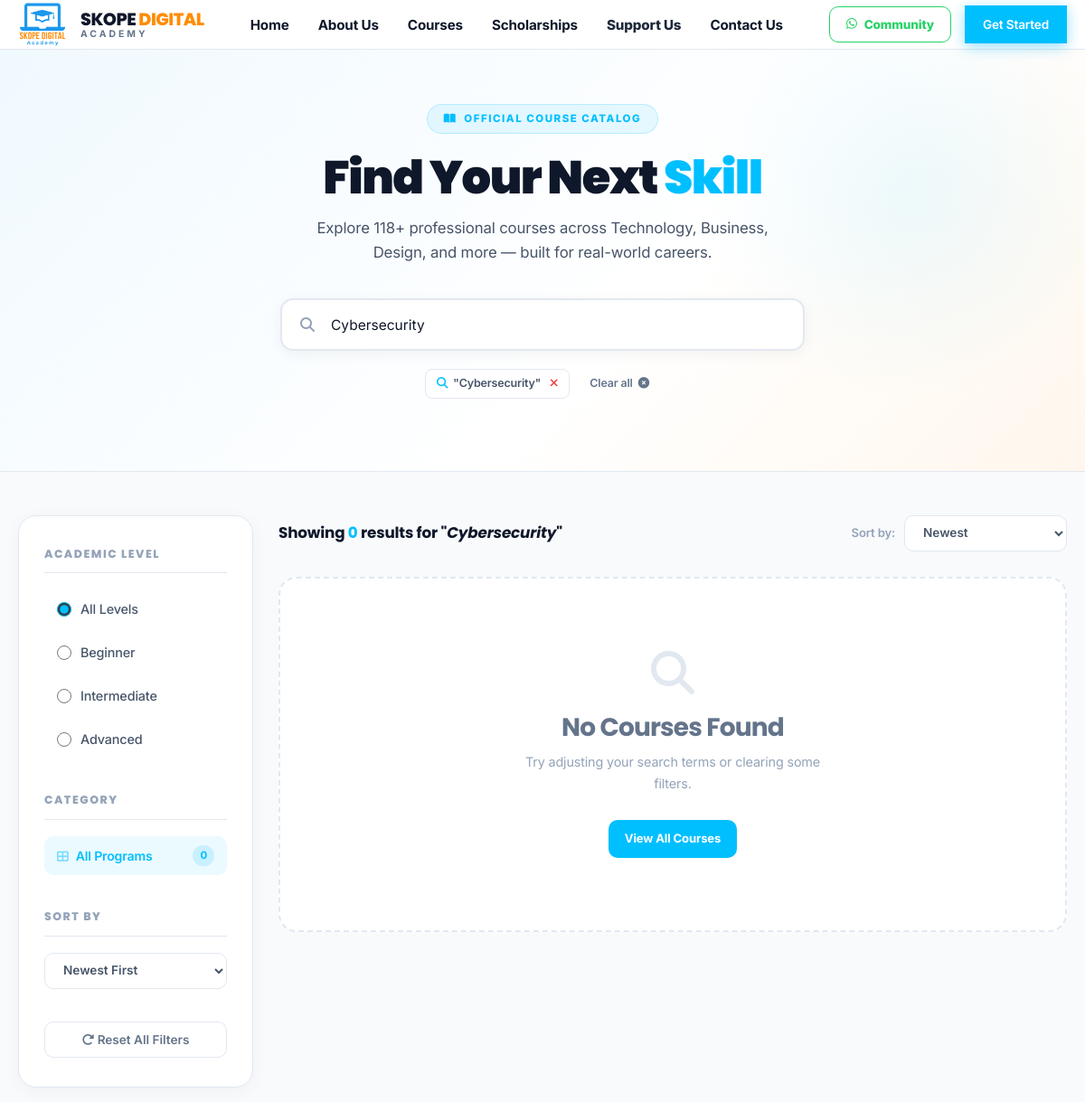
The page /courses.php?search=Cybersecurity (upper part) on the database as committed earlier.
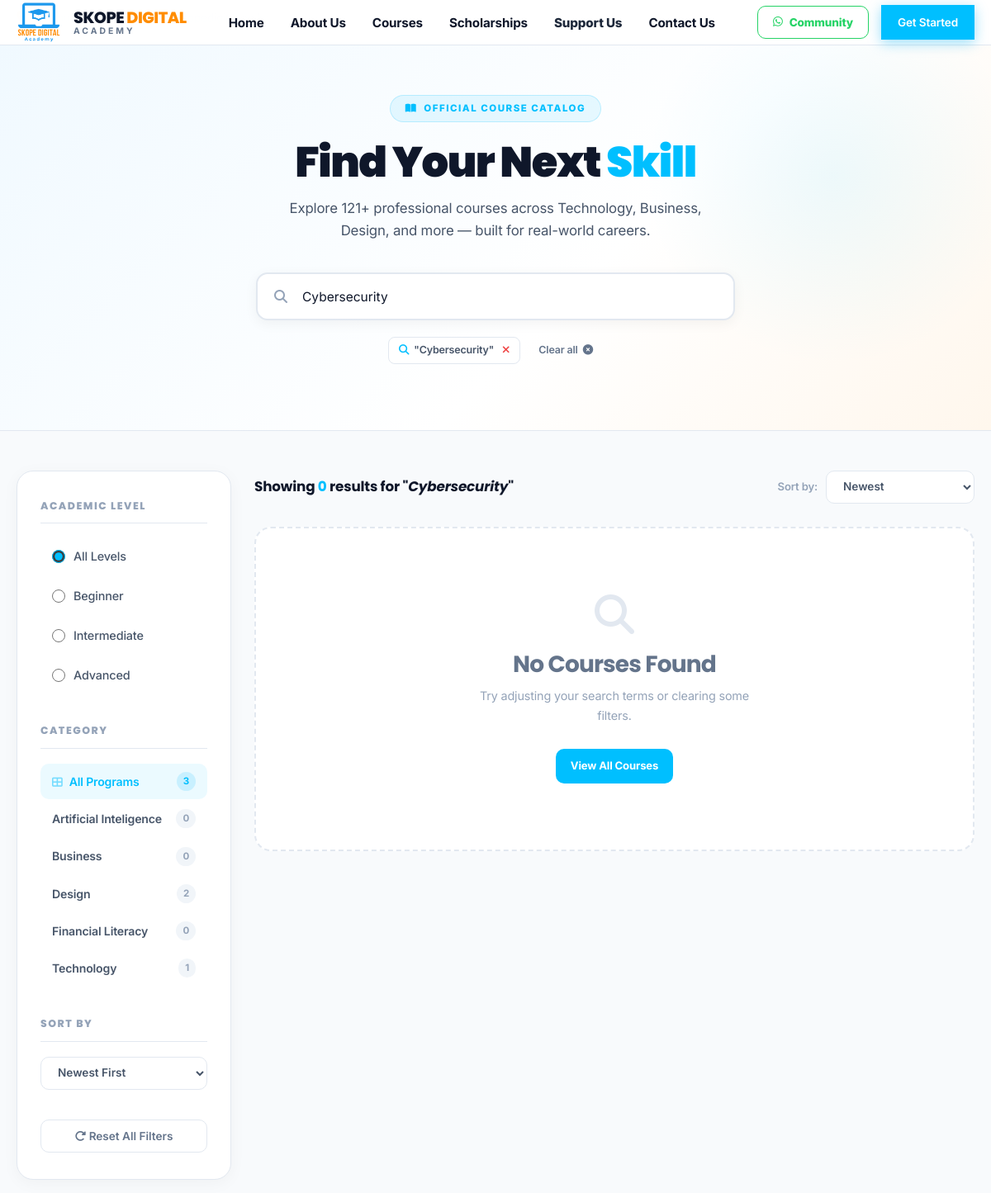
The same page on the database as committed later.
### tables this page shows
CREATE TABLE `categories` (
  `id` int(11) NOT NULL AUTO_INCREMENT,
  `name` varchar(100) NOT NULL,
  `slug` varchar(120) NOT NULL,
  `icon` varchar(50) DEFAULT 'fas fa-book',
  `color` varchar(20) DEFAULT '#00AEEF',
  `created_at` datetime DEFAULT current_timestamp(),
  PRIMARY KEY (`id`),
  UNIQUE KEY `slug` (`slug`)
);

### courses.php (the view, shortened to what the changed rows need)
<?php
require_once 'includes/db.php';
$cat_id = $_GET['category'] ?? 'all';
$level  = $_GET['level']    ?? 'all';
$search = trim($_GET['search'] ?? '');
try {
    $categories = $pdo->query("SELECT * FROM categories ORDER BY name ASC")->fetchAll();
    $cat_counts = [];
    foreach ($pdo->query("SELECT category_id, COUNT(*) AS cnt FROM courses WHERE status='published' GROUP BY category_id")->fetchAll() as $r) {
        $cat_counts[$r['category_id']] = $r['cnt'];
    }
    $total_published = array_sum($cat_counts);
} catch (Exception $e) {
    $courses = []; $categories = []; $cat_counts = []; $total_published = 0;
}
?>
<!DOCTYPE html>
<html lang="en">
<head>
<link rel="stylesheet" href="https://cdnjs.cloudflare.com/ajax/libs/font-awesome/6.5.1/css/all.min.css">
<link rel="stylesheet" href="assets/css/main.css">
</head>
<body>
<section class="page-hero">
  <div class="container" style="text-align:center; position:relative; z-index:1;">
    <div style="display:inline-flex;align-items:center;gap:8px;background:rgba(0,191,255,0.09);color:#00BFFF;border:1px solid rgba(0,191,255,0.2);padding:6px 18px;border-radius:999px;font-size:0.72rem;font-weight:800;text-transform:uppercase;letter-spacing:1.5px;margin-bottom:20px;">
      <i class="fas fa-book-open"></i> Official Course Catalog
    </div>
    <h1>Find Your Next <span>Skill</span></h1>
    <p>Explore <?= number_format($total_published + 118) ?>+ professional courses across Technology, Business, Design, and more — built for real-world careers.</p>
    <form action="courses.php" method="GET" class="search-wrap" id="heroSearch">
      <i class="fas fa-search search-icon"></i>
      <input type="text" name="search" class="search-field"
             placeholder="Search courses, topics, or skills…"
             value="<?= htmlspecialchars($search) ?>">
    </form>
    <?php if ($search || $cat_id !== 'all' || $level !== 'all'): ?>
    <div style="display:flex;justify-content:center;gap:10px;margin-top:20px;flex-wrap:wrap;">
      <?php if($search): ?>
        <span style="display:inline-flex;align-items:center;gap:6px;background:#fff;border:1px solid #E2E8F0;border-radius:8px;padding:5px 12px;font-size:0.78rem;font-weight:600;color:#475569;">
        </span>
      <?php endif; ?>
      <a href="courses.php" style="display:inline-flex;align-items:center;gap:6px;color:#64748B;text-decoration:none;font-size:0.78rem;font-weight:600;padding:5px 12px;">
      </a>
    </div>
    <?php endif; ?>
  </div>
</section>
<div class="container">
  <div class="catalog-wrap">
    <aside>
      <div class="filter-panel">
        <form id="filterForm" action="courses.php" method="GET">
          <div class="filter-section">
            <div class="filter-radio">
              <?php foreach(['all'=>'All Levels','beginner'=>'Beginner','intermediate'=>'Intermediate','advanced'=>'Advanced'] as $val=>$lbl): ?>
              <label class="radio-item">
                <input type="radio" name="level" value="<?= $val ?>" <?= $level === $val ? 'checked' : '' ?> onchange="document.getElementById('filterForm').submit()">
                <?= $lbl ?>
              </label>
              <?php endforeach; ?>
            </div>
          </div>
          <div class="filter-section">
            <a href="courses.php?level=<?= $level ?>&search=<?= urlencode($search) ?>" class="cat-item <?= $cat_id === 'all' ? 'active' : '' ?>">
              <span><i class="fas fa-th-large" style="margin-right:8px;font-size:0.8rem;opacity:0.5;"></i>All Programs</span>
              <span class="cat-count"><?= number_format($total_published) ?></span>
            </a>
            <?php foreach($categories as $cat): ?>
            <a href="courses.php?category=<?= $cat['id'] ?>&level=<?= $level ?>&search=<?= urlencode($search) ?>" class="cat-item <?= $cat_id == $cat['id'] ? 'active' : '' ?>">
              <span><?= htmlspecialchars($cat['name']) ?></span>
              <span class="cat-count"><?= $cat_counts[$cat['id']] ?? 0 ?></span>
            </a>
            <?php endforeach; ?>
          </div>
        </form>
      </div>
    </aside>
  </div>
</div>
</body>
</html>

Rows that differ between the two databases and show on the page:
added categories: name "Artificial Inteligence", id "0"
added categories: name "Business", id "0"
added categories: name "Design", id "2"
added categories: name "Financial Literacy", id "0"
added categories: name "Technology", id "1"
Other text that changed with them:
$total_published + 118: "118" → "121"
$total_published: "0" → "3"
